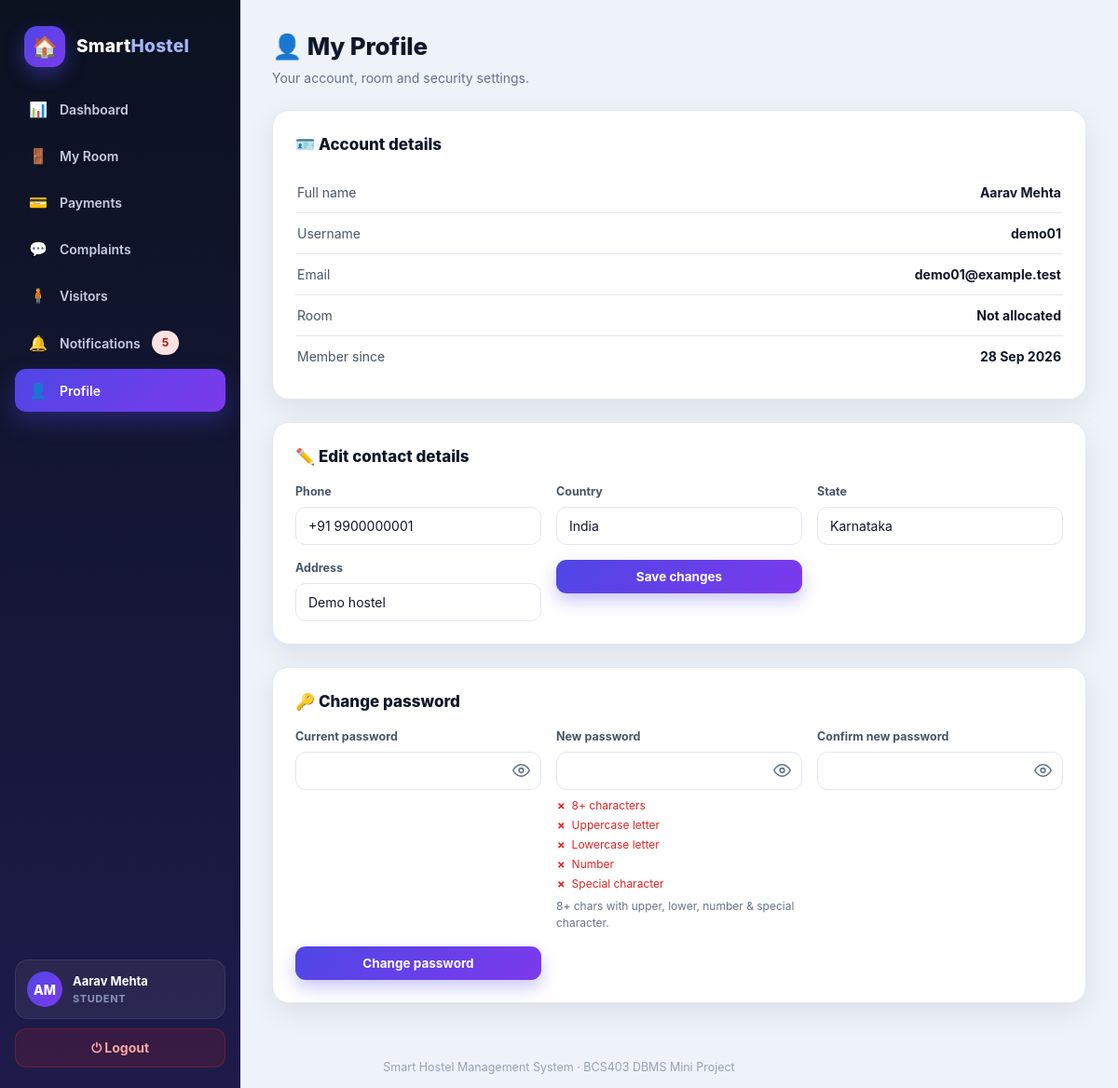
/student/profile.php (signed in), run on the app's committed database.
### tables this page shows
CREATE TABLE IF NOT EXISTS users (
    id          INT AUTO_INCREMENT PRIMARY KEY,
    full_name   VARCHAR(100)  NOT NULL,
    username    VARCHAR(30)   NOT NULL UNIQUE,
    email       VARCHAR(100)  NOT NULL UNIQUE,
    phone       VARCHAR(25)   NOT NULL,
    country     VARCHAR(100)  DEFAULT NULL,
    state       VARCHAR(100)  DEFAULT NULL,
    address     TEXT          DEFAULT NULL,
    password    VARCHAR(255)  NOT NULL,
    google_id   VARCHAR(255)  DEFAULT NULL UNIQUE,
    auth_provider ENUM('local','google') NOT NULL DEFAULT 'local',
    role        ENUM('admin','student') NOT NULL DEFAULT 'student',
    status      ENUM('active','inactive','pending_verification') NOT NULL DEFAULT 'active',
    created_at  TIMESTAMP DEFAULT CURRENT_TIMESTAMP
);

### includes/config.php (called while the page is built, shortened)
<?php
function safe($val) {
    return htmlspecialchars((string)$val, ENT_QUOTES, 'UTF-8');
}
function formatDate($date, $fallback = '-') {
    $t = strtotime($date);
    return $t ? date('d M Y', $t) : $fallback;
}

### student/profile.php (the view, shortened to what this page needs)
<?php
require_once __DIR__ . '/../includes/config.php';
$studentId = (int)$_SESSION['user_id'];
$stmt = $conn->prepare('SELECT * FROM users WHERE id = ?');
$stmt->bind_param('i', $studentId);
$stmt->execute();
$user = $stmt->get_result()->fetch_assoc();
$stmt = $conn->prepare(
    "SELECT r.room_number, r.room_type, ra.allocation_date
     FROM room_allocations ra JOIN rooms r ON r.id = ra.room_id
     WHERE ra.user_id = ? AND ra.status='active' LIMIT 1"
);
$stmt->bind_param('i', $studentId);
$stmt->execute();
$room = $stmt->get_result()->fetch_assoc();
require_once __DIR__ . '/../includes/header.php';
?>
<div class="layout">
<?php require_once __DIR__ . '/../includes/sidebar.php'; ?>
<main class="main">
    <div class="page-head">
        <h1>👤 My Profile</h1>
        <p>Your account, room and security settings.</p>
    </div>
    <div class="card">
        <h2>🪪 Account details</h2>
        <div class="info-list">
            <div class="info-row"><span>Full name</span><strong><?php echo safe($user['full_name']); ?></strong></div>
            <div class="info-row"><span>Username</span><strong><?php echo safe($user['username']); ?></strong></div>
            <div class="info-row"><span>Email</span><strong><?php echo safe($user['email']); ?></strong></div>
            <div class="info-row"><span>Room</span><strong><?php echo $room ? safe($room['room_number'] . ' (' . $room['room_type'] . ')') : 'Not allocated'; ?></strong></div>
            <div class="info-row"><span>Member since</span><strong><?php echo formatDate($user['created_at']); ?></strong></div>
        </div>
    </div>
    <div class="card">
        <h2>✏️ Edit contact details</h2>
        <form method="POST" class="form-grid">
            <div class="field"><label>Phone</label><input class="input" name="phone" value="<?php echo safe($user['phone']); ?>"></div>
            <div class="field"><label>Country</label><input class="input" name="country" value="<?php echo safe($user['country'] ?? ''); ?>"></div>
            <div class="field"><label>State</label><input class="input" name="state" value="<?php echo safe($user['state'] ?? ''); ?>"></div>
            <div class="field"><label>Address</label><input class="input" name="address" value="<?php echo safe($user['address'] ?? ''); ?>"></div>
            <div class="field"><button class="btn btn-primary" type="submit">Save changes</button></div>
        </form>
    </div>
    <div class="card">
        <h2>🔑 Change password</h2>
        <form method="POST" class="form-grid">
            <div class="field"><label>Current password</label><input class="input" type="password" name="current_password" id="current_password" required></div>
            <div class="field"><label>New password</label><input class="input" type="password" name="new_password" id="new_password" data-pw-meter required><span class="hint">8+ chars with upper, lower, number & special character.</span></div>
            <div class="field"><label>Confirm new password</label><input class="input" type="password" name="confirm_password" id="confirm_password" data-pw-match="#new_password" required></div>
            <div class="field"><button class="btn btn-primary" type="submit">Change password</button></div>
        </form>
    </div>
</main>
</div>
<?php require_once __DIR__ . '/../includes/footer.php'; ?>

### assets/css/style.css (style rules this page uses)
:root { --bg: #eef2f9; --surface: #ffffff; --ink: #0f172a; --muted: #64748b; --line: #e2e8f0; --accent: #4f46e5; --accent-2: #7c3aed; --accent-soft: #eef0ff; --success: #16a34a; --success-soft: #dcfce7; --danger: #dc2626; --danger-soft: #fee2e2; --warning: #b45309; --warning-soft: #fef3c7; --info: #1d4ed8; --info-soft: #dbeafe; --sidebar-1: #0b1220; --sidebar-2: #1e1b4b; --radius: 18px; --shadow: 0 10px 30px rgba(15, 23, 42, .08); --shadow-lg: 0 24px 60px rgba(15, 23, 42, .14); }
* { margin: 0; padding: 0; box-sizing: border-box; }
body { font-family: "Inter", "Segoe UI", system-ui, -apple-system, Arial, sans-serif; background: var(--bg); color: var(--ink); line-height: 1.5; }
.layout { display: flex; min-height: 100vh; }
.main { margin-left: 258px; flex: 1; padding: 30px 34px 10px; min-width: 0; }
.page-head { margin-bottom: 24px; }
.page-head h1 { font-size: 26px; font-weight: 800; letter-spacing: -.2px; }
.page-head p { color: var(--muted); margin-top: 4px; font-size: 14px; }
.card { background: var(--surface); border-radius: var(--radius); box-shadow: var(--shadow); border: 1px solid var(--line); padding: 24px; margin-bottom: 24px; }
.card > h2 { font-size: 17px; font-weight: 800; margin-bottom: 16px; display: flex; align-items: center; gap: 9px; }
.btn { display: inline-flex; align-items: center; justify-content: center; gap: 7px; border: none; cursor: pointer; text-decoration: none; padding: 10px 18px; border-radius: 11px; font-weight: 700; font-size: 13.5px; font-family: inherit; transition: transform .15s, box-shadow .15s, background .15s; }
.btn-primary { background: linear-gradient(135deg, var(--accent), var(--accent-2)); color: #fff; box-shadow: 0 8px 18px rgba(79, 70, 229, .30); }
.form-grid { display: grid; grid-template-columns: repeat(auto-fit, minmax(220px, 1fr)); gap: 16px; }
.field { display: flex; flex-direction: column; gap: 6px; }
.field label { font-size: 12.5px; font-weight: 700; color: #475569; }
.input, select.input, textarea.input { border: 1.5px solid var(--line); border-radius: 11px; padding: 11px 13px; font-size: 14px; font-family: inherit; background: #fff; color: var(--ink); width: 100%; outline: none; transition: border-color .15s, box-shadow .15s; }
.hint { font-size: 12px; color: var(--muted); }
.info-list { display: flex; flex-direction: column; }
.info-row { display: flex; justify-content: space-between; gap: 14px; padding: 11px 2px; border-bottom: 1px solid var(--line); font-size: 14px; color: #475569; }
.info-row:last-child { border-bottom: none; }
.info-row strong { color: var(--ink); text-align: right; }
.pw-wrap .input { width: 100%; padding-right: 46px; }

### data on the page
users: full_name "Aarav Mehta", username "demo01", email "demo01@example.test", created_at "28 Sep 2026", phone "+91 9900000001", country "India", state "Karnataka", address "Demo hostel"

### other printed values
$unreadCount "5"
safe($navInitials) "AM"
safe($navName) "Aarav Mehta"
safe(ucfirst($navRole)) "STUDENT"
